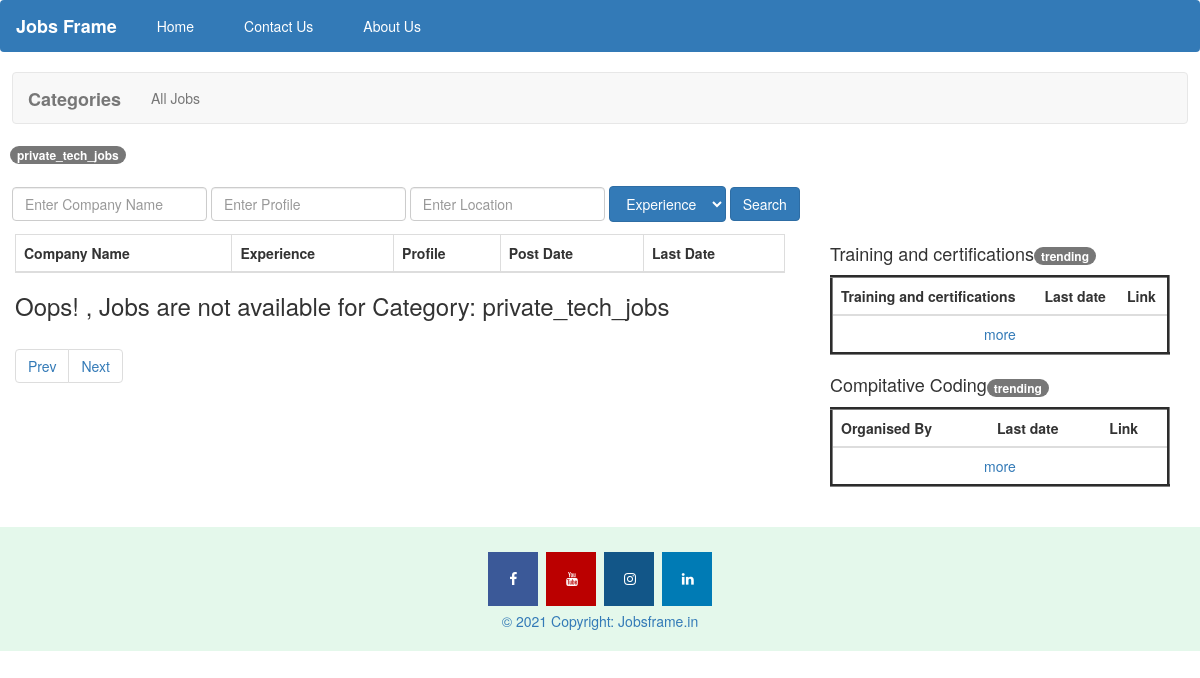
Before: /index/private_tech_jobs/1 with the older database file.
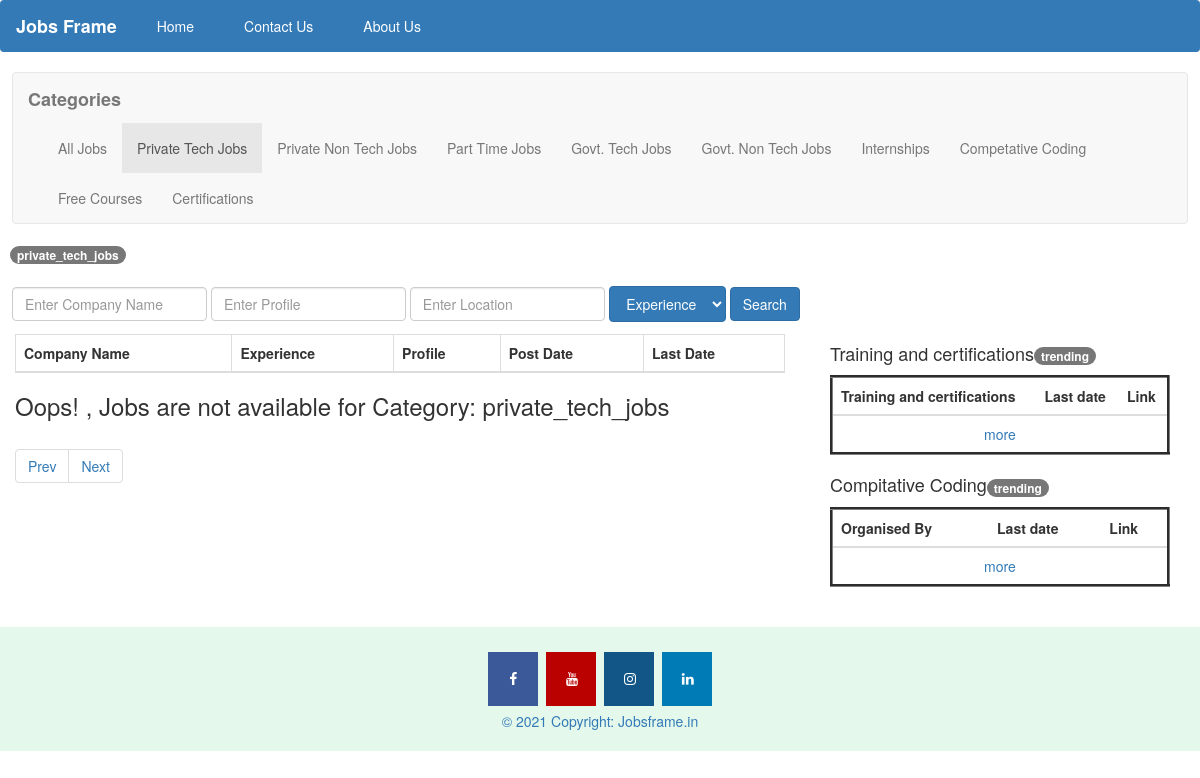
After: the same page with the newer database file.
### jobs1/models.py (models this page shows, shortened)
class Categary_label(models.Model):
    id = models.IntegerField(primary_key=True)
    choice_id = models.CharField(max_length=100)
    choice_name = models.CharField(max_length=100)

### jobs1/views.py (the view)
# urls.py: path('index/<str:category_name>/<int:page_number>', views.index1, name="Jsihome1"),
def index1(request,category_name,page_number):
    if Visitors.objects.filter(date = date.today()).count() ==0:
        Visitors.objects.create(date = date.today()).save()
    count = Visitors.objects.get(date = date.today())
    count.index_page = count.index_page+1
    count.save()
    return render(request, 'jobs1/index.html',NumberOfRecordsBy.jobs_by_category(category_name,page_number))

### jobs1/templates/jobs1/index.html (shortened to what this page needs)
<!doctype html>
<html lang="en">
<head>
        <link rel="stylesheet" href="https://cdnjs.cloudflare.com/ajax/libs/font-awesome/4.7.0/css/font-awesome.min.css">
    <link rel="stylesheet" href="https://maxcdn.bootstrapcdn.com/bootstrap/3.4.1/css/bootstrap.min.css">
</head>
<body >
  <nav class="navbar bg-primary" >
    <div class="container-fluid " >
      <div class="navbar-header">
        <b class="navbar-brand" >Jobs Frame</b>
      </div>
      <div class="collapse navbar-collapse" id="myNavbar1">
        <ul class="nav navbar-nav">
          <li><a style="
            color: white;
            padding: 15px 25px;
            text-align: center;" href="/index/all_jobs/1">Home</a></li>
          <li><a style="
            color: white;
            padding: 15px 25px;
            text-align: center;" href="/contact_us">Contact Us</a></li>
          <li><a style="
            color: white;
            padding: 15px 25px;
            text-align: center;" href="/about_us">About Us</a></li>
      </ul>
      </div>
    </div>
  </nav>
    <nav class="navbar navbar-default" style="margin: 12px;">
      <div class="container-fluid">
        <div class="navbar-header">
          <span class="navbar-brand " ><b>Categories</b></span>
        </div>
        <div class="collapse navbar-collapse" id="myNavbar">
          <ul class="nav navbar-nav">
            {%for cat in categories%}
            {%if category_name == cat.choice_id %}
            <li class="active"><a href="/index/{{cat.choice_id}}/1" >{{cat.choice_name}}</a></li>
            {% else %}
            <li ><a href="/index/{{cat.choice_id}}/1" >{{cat.choice_name}}</a></li>
            {% endif %}
            {%endfor%}
        </ul>
        </div>
      </div>
    </nav>
    <span class="badge badge-alert"style="margin: 10px;">{{category_name}}</span>
        <form style="margin: 12px;" id='jobSearch' class = "form-inline" action="/contact1/{{category_name}}/{{page_number}}" method="post">{% csrf_token %}
            <input id="company_name" type="text" class="form-control" name="company_name" value="{{ company_name }}" placeholder="Enter Company Name">
            <input id="profile" type="text" class="form-control" name="profile" value="{{ profile}}" placeholder="Enter Profile">
            <input id="location" type="text" class="form-control" name="location" value="{{ location }}" placeholder="Enter Location">
            <select name="experience" id="experience" class="btn btn-primary">
                <option value="Experience" selected="selected">Experience</option>
              </select>
            <button  onclick="job_search1()" class="btn btn-primary">Search</button>
        </form>
    <div class="container-fluid " >
        <div class="row">
            <div class="col-lg-8" >
                <table class="table table-bordered table-responsive">
                    <thead>
                        <tr>
                            <th>Company Name</th>
                            <th>Experience</th>
                            <th>Profile</th>
                            <th>Post Date</th>
                            <th>Last Date</th>
                        </tr>
                    </thead>
                </table>
                {%if no_of_records == 0%}
                    <h3>Oops! , Jobs are not available for Category: {{category_name}}</h3>
                    {%endif%}
                <ul id="pagination" class="pagination">
                </ul>
            </div>
            <div class="col-lg-4">
                <div class="container-fluid">
                    <h4>Training and certifications<span class="badge badge-alert">trending</span></h4>
                    <table style="border-style:groove;" class="table table-hover">
                        <thead>
                            <tr>
                                <th>Training and certifications</th>
                                <th>Last date</th>
                                <th>Link</th>
                            </tr>
                        </thead>
                        <tbody>
                            <tr>
                                <td colspan="3" style="text-align: center;"><a href="/index/certifications/1">more</a></td>
                            </tr>
                        </tbody>
                    </table>
                    <h4>Compitative Coding<span class="badge badge-alert">trending</span></h4>
                    <table class="table table-hover" style="border-style: groove ;">
                        <thead>
                            <tr>
                                <th>Organised By</th>
                                <th>Last date</th>
                                <th>Link</th>
                            </tr>
                        </thead>
                        <tbody>
                            <tr>
                                <td colspan="3" style="text-align: center;"><a href="/index/competative_coding/1">more</a></td>
                            </tr>
                        </tbody>
                    </table>
                </div>
            </div>
        </div>
    </div>
    <footer class="text-center text-white" style="background-color: rgb(228, 248, 235); padding-bottom: 20px; padding-top: 20px; margin-top: 20px;">
        <div class="container p-4 pb-0">
          <section class="mb=4">
            <a class="fa fa-facebook" href="https://www.facebook.com/jobs.frame.3/about"></a>
            <a class="fa fa-youtube" href="https://www.youtube.com/channel/UC02KUlA-Sqn8lwY2tt4386A"></a>
            <a class="fa fa-instagram" href="https://www.instagram.com/jobsframe/"></a>
            <a class="fa fa-linkedin" href="https://www.linkedin.com/company/jobs-frame/"></a>
          </section>
        </div>
        <div class="footer-copyright text-center py-3"><span class="text-primary">© 2021 Copyright:</span>
            <a href="https://www.jobsframe.in/"> Jobsframe.in</a>
          </div>
      </footer>
</body>
</html>

### jobs1/templates/jobs1/index.html (style rules this page uses)
.fa { padding: 20px; font-size: 30px; width: 50px; text-align: center; text-decoration: none; margin: 5px 2px; }
.fa-facebook { background: #3B5998; color: white; }
.fa-linkedin { background: #007bb5; color: white; }
.fa-youtube { background: #bb0000; color: white; }
.fa-instagram { background: #125688; color: white; }

Changed rows visible on the page:
added Categary_label: choice_name "Private Tech Jobs", choice "private_tech_jobs"
added Categary_label: choice_name "Private Non Tech Jobs"
added Categary_label: choice_name "Part Time Jobs"
added Categary_label: choice_name "Govt. Tech Jobs"
added Categary_label: choice_name "Govt. Non Tech Jobs"
added Categary_label: choice_name "Internships"
added Categary_label: choice_name "Competative Coding"
added Categary_label: choice_name "Free Courses"
added Categary_label: choice_name "Certifications"
Other visible differences:
{{ category_name }}: "private_tech_jobs" → (not shown)
